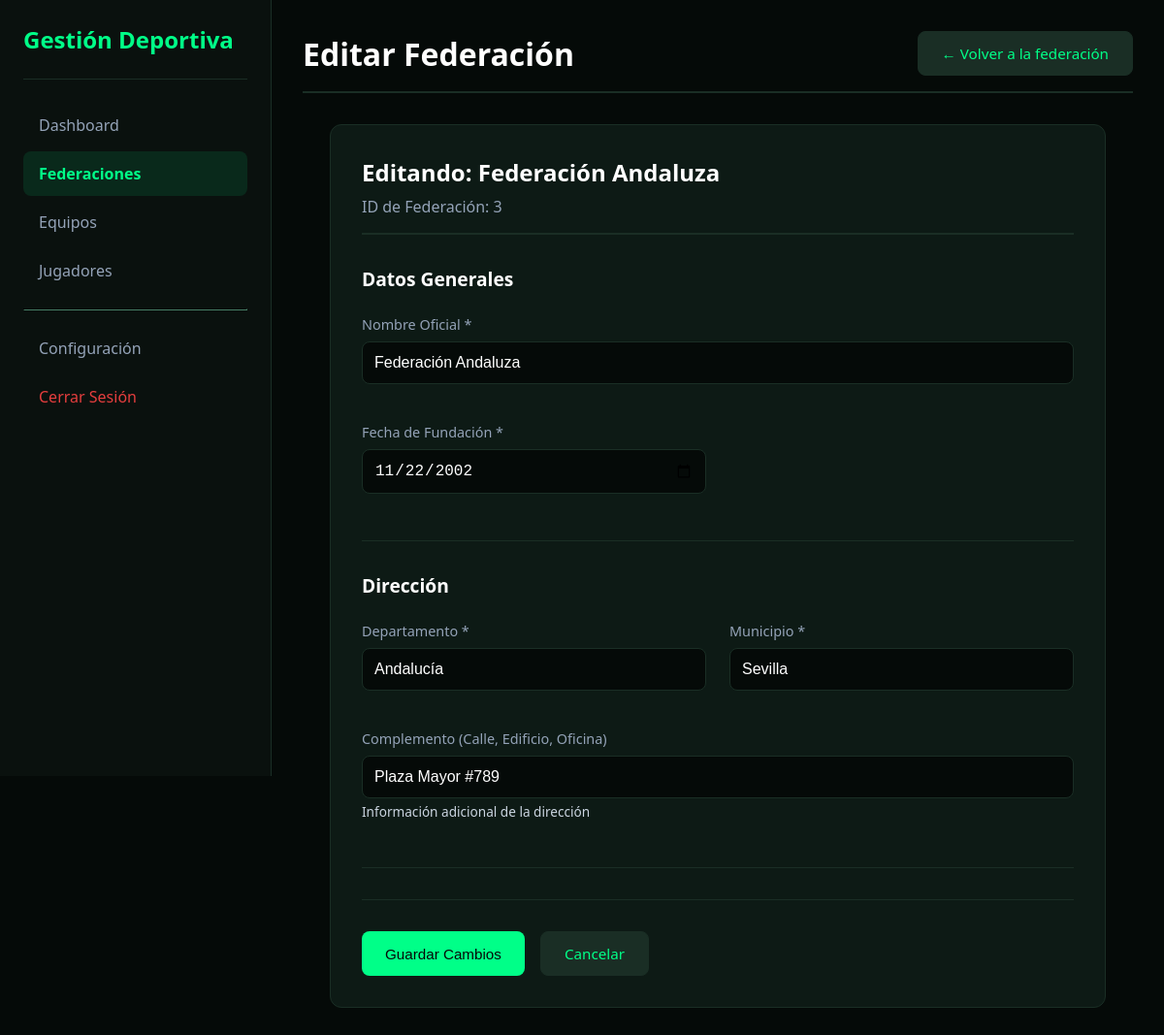
The app's page /editar_federacion.php?id=3 (signed in) with its own data.
### tables this page shows
CREATE TABLE federaciones (
    id INT AUTO_INCREMENT PRIMARY KEY,
    nombre VARCHAR(200) NOT NULL,
    fecha_fundacion DATE NOT NULL,
    departamento VARCHAR(100) NOT NULL,
    municipio VARCHAR(100) NOT NULL,
    complemento VARCHAR(255),
    usuario_admin_id INT DEFAULT NULL,
    activo TINYINT(1) NOT NULL DEFAULT 1,
    fecha_creacion DATETIME NOT NULL DEFAULT CURRENT_TIMESTAMP,
    fecha_actualizacion DATETIME NOT NULL DEFAULT CURRENT_TIMESTAMP ON UPDATE CURRENT_TIMESTAMP,
    INDEX idx_nombre (nombre)
);

### editar_federacion.php (the view, shortened to what this page needs)
<?php
require_once 'includes/conexion.php';
$rol = $_SESSION['usuario_rol'] ?? '';
$id = isset($_GET['id']) ? filter_var($_GET['id'], FILTER_VALIDATE_INT) : 0;
$stmt = $pdo->prepare("SELECT * FROM federaciones WHERE id = :id AND activo = 1");
$stmt->execute([':id' => $id]);
$federacion = $stmt->fetch();
?>
<!DOCTYPE html>
<html lang="es">
<head>
    <link rel="stylesheet" href="css/admin.css">
</head>
<body>
    <div class="admin-container">
        <aside class="sidebar">
            <div class="sidebar-header">
                <h1> Gestión Deportiva</h1>
            </div>
            <nav class="sidebar-nav">
                <a href="dashboard.php"> Dashboard</a>
                <?php if ($rol === 'super_admin'): ?>
                    <a href="federaciones.php" class="active"> Federaciones</a>
                <?php endif; ?>
                <a href="equipos.php"> Equipos</a>
                <a href="jugadores.php"> Jugadores</a>
                <hr>
                <a href="configuracion_usuarios.php"> Configuración</a>
                <a href="log_out.php" style="color: #e53e3e;"> Cerrar Sesión</a>
            </nav>
        </aside>
        <main class="main-content">
            <header>
                <h2>Editar Federación</h2>
                <a href="ver_federacion.php?id=<?php echo $id; ?>" class="btn btn-secondary">
                    ← Volver a la federación
                </a>
            </header>
            <div class="form-container">
                <div class="form-header">
                    <h2> Editando: <?php echo htmlspecialchars($federacion['nombre']); ?></h2>
                    <p>ID de Federación: <?php echo $federacion['id']; ?></p>
                </div>
                <form method="POST" action="">
                    <div class="form-section">
                        <h3> Datos Generales</h3>
                        <div class="form-grid">
                            <div class="form-group full-width">
                                <label for="nombre">Nombre Oficial *</label>
                                <input type="text"
                                       id="nombre"
                                       name="nombre"
                                       value="<?php echo htmlspecialchars($federacion['nombre']); ?>"
                                       placeholder="Federación Deportiva de..."
                                       required>
                            </div>
                            <div class="form-group">
                                <label for="fecha_fundacion">Fecha de Fundación *</label>
                                <input type="date"
                                       id="fecha_fundacion"
                                       name="fecha_fundacion"
                                       value="<?php echo $federacion['fecha_fundacion']; ?>"
                                       required>
                            </div>
                        </div>
                    </div>
                    <div class="form-section">
                        <h3> Dirección</h3>
                        <div class="form-grid">
                            <div class="form-group">
                                <label for="departamento">Departamento *</label>
                                    <input type="text"
                                       id="departamento"
                                       name="departamento"
                                       value="<?php echo htmlspecialchars($federacion['departamento']); ?>"
                                       placeholder="Ej:Barcelona, Madrid, etc."
                                       required>
                            </div>
                            <div class="form-group">
                                <label for="municipio">Municipio *</label>
                                <input type="text"
                                       id="municipio"
                                       name="municipio"
                                       value="<?php echo htmlspecialchars($federacion['municipio']); ?>"
                                       placeholder="Ej: Madrid, Barcelona Centro, etc."
                                       required>
                            </div>
                            <div class="form-group full-width">
                                <label for="complemento">Complemento (Calle, Edificio, Oficina)</label>
                                <input type="text"
                                       id="complemento"
                                       name="complemento"
                                       value="<?php echo htmlspecialchars($federacion['complemento']); ?>"
                                       placeholder="Ej: Calle 50 # 12-34, Edificio FIFA, Piso 5">
                                <small>Información adicional de la dirección</small>
                            </div>
                        </div>
                    </div>
                    <div class="form-actions">
                        <button type="submit" name="actualizar_federacion" class="btn btn-primary">
                             Guardar Cambios
                        </button>
                        <a href="ver_federacion.php?id=<?php echo $id; ?>" class="btn btn-secondary">
                             Cancelar
                        </a>
                    </div>
                </form>
            </div>
        </main>
    </div>
</body>
</html>

### css/admin.css (style rules this page uses)
* { margin: 0; padding: 0; box-sizing: border-box; }
body { font-family: 'Segoe UI', Tahoma, Geneva, Verdana, sans-serif; background: #050a08; color: #ffffff; }
.admin-container { display: flex; min-height: 100vh; }
.sidebar { width: 280px; background: #0a110e; color: white; padding: 1.5rem; position: fixed; height: 100vh; overflow-y: auto; border-right: 1px solid #1a2e25; }
.sidebar-header { padding-bottom: 1.5rem; border-bottom: 1px solid #1a2e25; margin-bottom: 1.5rem; }
.sidebar-header h1 { font-size: 1.5rem; color: #00ff88; }
.sidebar-nav a { display: block; padding: 0.75rem 1rem; color: #94a3b8; text-decoration: none; border-radius: 8px; margin-bottom: 0.25rem; transition: all 0.3s; }
.sidebar-nav a.active { background: rgba(0, 255, 136, 0.1); color: #00ff88; font-weight: bold; }
.sidebar-nav hr { border-color: #1a2e25; margin: 1rem 0; }
.main-content { margin-left: 280px; flex: 1; padding: 2rem; }
.main-content header { display: flex; justify-content: space-between; align-items: center; margin-bottom: 2rem; padding-bottom: 1rem; border-bottom: 2px solid #1a2e25; }
.main-content header h2 { font-size: 2rem; color: #ffffff; }
.form-container { background: #0d1a15; padding: 2rem; border-radius: 12px; border: 1px solid #1a2e25; }
.form-group { margin-bottom: 1.5rem; }
.form-group label { display: block; margin-bottom: 0.5rem; color: #94a3b8; font-weight: 500; }
.form-group input, .form-group select, .form-group textarea { width: 100%; padding: 0.75rem; border: 1px solid #1a2e25; border-radius: 8px; font-size: 1rem; background: #050a08; color: #ffffff; transition: border-color 0.3s; }
.btn { display: inline-block; padding: 0.75rem 1.5rem; border: none; border-radius: 8px; font-size: 1rem; font-weight: 500; cursor: pointer; text-decoration: none; transition: all 0.3s; }
.btn-primary { background: #00ff88; color: #050a08; }
.btn-secondary { background: #1a2e25; color: #00ff88; border: 1px solid #1a2e25; }

### editar_federacion.php (style rules this page uses)
.form-container { background: #0d1a15; border-radius: 12px; border: 1px solid #1a2e25; padding: 2rem; max-width: 800px; margin: 0 auto; }
.form-header { margin-bottom: 2rem; padding-bottom: 1rem; border-bottom: 2px solid #1a2e25; }
.form-header h2 { color: #ffffff; margin-bottom: 0.5rem; }
.form-header p { color: #94a3b8; }
.form-section { margin-bottom: 2rem; padding-bottom: 2rem; border-bottom: 1px solid #1a2e25; }
.form-section h3 { color: #ffffff; margin-bottom: 1.5rem; font-size: 1.2rem; }
.form-grid { display: grid; grid-template-columns: repeat(2, 1fr); gap: 1.5rem; }
.form-group { margin-bottom: 1rem; }
.form-group.full-width { grid-column: 1 / -1; }
.form-group label { display: block; margin-bottom: 0.5rem; color: #94a3b8; font-weight: 500; font-size: 0.9rem; }
.form-group input, .form-group select { width: 100%; padding: 0.75rem; border: 1px solid #1a2e25; border-radius: 8px; font-size: 1rem; background: #050a08; color: #ffffff; transition: border-color 0.3s; }
.form-group small { display: block; color: #cbd5e1; font-size: 0.85rem; margin-top: 0.25rem; }
.form-actions { display: flex; gap: 1rem; margin-top: 2rem; padding-top: 2rem; border-top: 1px solid #1a2e25; }
.btn { padding: 0.75rem 1.5rem; border-radius: 8px; text-decoration: none; font-weight: 500; transition: all 0.3s; border: none; cursor: pointer; font-size: 0.95rem; display: inline-flex; align-items: center; gap: 0.5rem; }
.btn-primary { background: #00ff88; color: #050a08; }
.btn-secondary { background: #1a2e25; color: #00ff88; border: 1px solid #1a2e25; }

### records on screen
federaciones: nombre "Federación Andaluza", id "3", fecha_fundacion "11/22/2002", departamento "Andalucía", municipio "Sevilla", complemento "Plaza Mayor #789"
